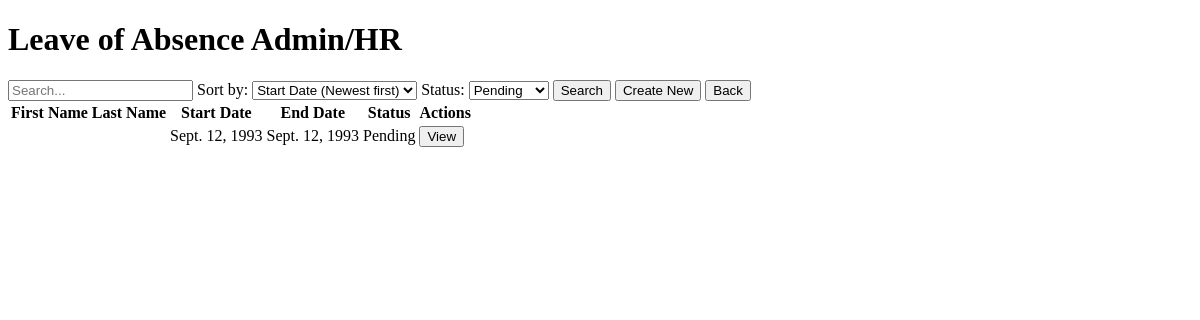
The page /loa_admin_hr/ (signed in) on the database as committed earlier.
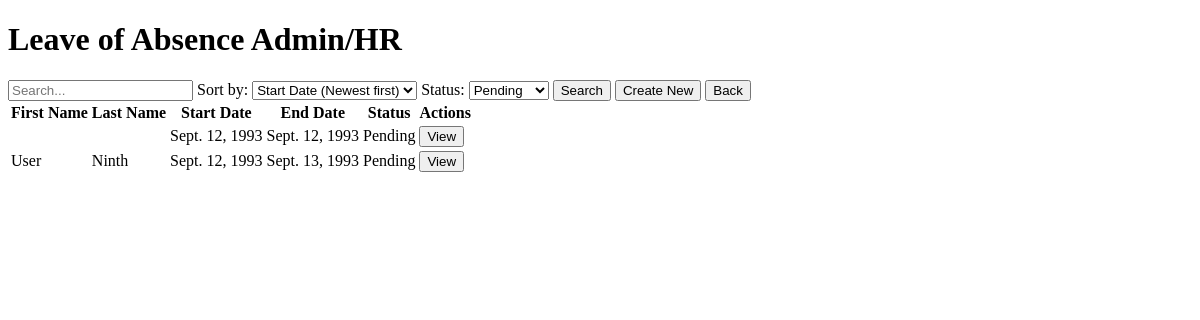
The same page on the database as committed later.
### main/models.py (models this page shows, shortened)
class LOA(models.Model):
    STATUS_CHOICES = [
        ('Pending', 'Pending'),
        ('Approved', 'Approved'),
        ('Denied', 'Denied'),
    ]
    user = models.ForeignKey(User, on_delete=models.CASCADE)
    start_date = models.DateField()
    end_date = models.DateField()
    status = models.CharField(max_length=10, choices=STATUS_CHOICES, default='Pending')

### main/views.py (the view)
# urls.py: path('loa_admin_hr/', views.loa_admin_hr, name='loa_admin_hr'),
@login_required
@user_passes_test(lambda user: is_admin(user) or is_approver(user) or is_it(user))
def loa_admin_hr(request):
    query = request.GET.get('q', '')
    sort_by = request.GET.get('sort_by', 'start_date_desc')
    status_filter = request.GET.get('status_filter', 'pending')
    loas = LOA.objects.all()
    if query:
        loas = loas.filter(
            Q(user__username__icontains=query) | Q(status__icontains=query)
        )
    if status_filter == 'pending':
        loas = loas.filter(status='Pending')
    elif status_filter == 'approved':
        loas = loas.filter(status='Approved')
    elif status_filter == 'denied':
        loas = loas.filter(status='Denied')
    if sort_by == 'start_date_asc':
        loas = loas.order_by('start_date')
    elif sort_by == 'start_date_desc':
        loas = loas.order_by('-start_date')
    elif sort_by == 'last_date_asc':
        loas = loas.order_by('last_date')
    elif sort_by == 'last_date_desc':
        loas = loas.order_by('-last_date')
    return render(request, 'loa_admin_hr.html', {'loas': loas, 'query': query, 'sort_by': sort_by, 'status_filter': status_filter})

### main/views.py (called while the page is built)
def is_admin(user):
    return user.groups.filter(name='Admin').exists()

def is_approver(user):
    return user.groups.filter(name='Approver').exists()

### main/templates/loa_admin_hr.html (shortened to what this page needs)
<!DOCTYPE html>
<html>
<head>
</head>
<body>
<h1>Leave of Absence Admin/HR</h1>
<form method="get" action="{% url 'loa_admin_hr' %}">
    <input type="text" name="q" placeholder="Search..." value="{{ query }}">
    <label for="sort_by">Sort by:</label>
    <select name="sort_by">
        <option value="start_date_desc" {% if sort_by == 'start_date_desc' %}selected{% endif %}>Start Date (Newest first)</option>
    </select>
    <label for="status_filter">Status:</label>
    <select name="status_filter">
        <option value="pending" {% if status_filter == 'pending' %}selected{% endif %}>Pending</option>
    </select>
    <button type="submit">Search</button>
    <a href="{% url 'loa_create' %}"><button type="button">Create New</button></a>
    <a href="{% url 'home_admin_hr' %}"><button type="button">Back</button></a>
</form>
<table>
<tr>
<th>First Name</th>
<th>Last Name</th>
<th>Start Date</th>
<th>End Date</th>
<th>Status</th>
<th>Actions</th>
</tr>
{% for loa in loas %}
<tr>
<td>{{ loa.user.first_name }}</td>
<td>{{ loa.user.last_name }}</td>
<td>{{ loa.start_date }}</td>
<td>{{ loa.end_date }}</td>
<td>{{ loa.status }}</td>
<td>
<a href="{% url 'loa_submission_overview_admin_hr' %}?id={{ loa.id }}"><button type="button">View</button></a>
</td>
</tr>
{% endfor %}
</table>
</body>
</html>

Rows that differ between the two databases and show on the page:
now on this page (row edited): LOA: user.first_name "User", user.last_name "Ninth", start_date "Sept. 12, 1993", end_date "Sept. 13, 1993", status "Pending"
